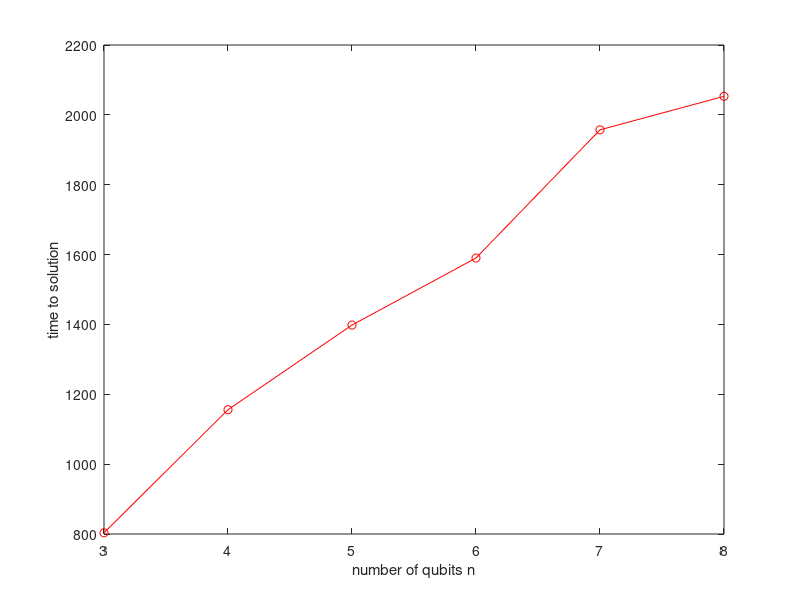

Write the MATLAB code that produced this figure.
x = [3,4,5,6,7,8]
y = [803.5468685626984,1155.825403213501, 1398.204823732376,1590.09255361557,1957.1708390712738,2053.0051703453064]
plot(x,y,'-ro')
xlabel('number of qubits n')
ylabel('time to solution')